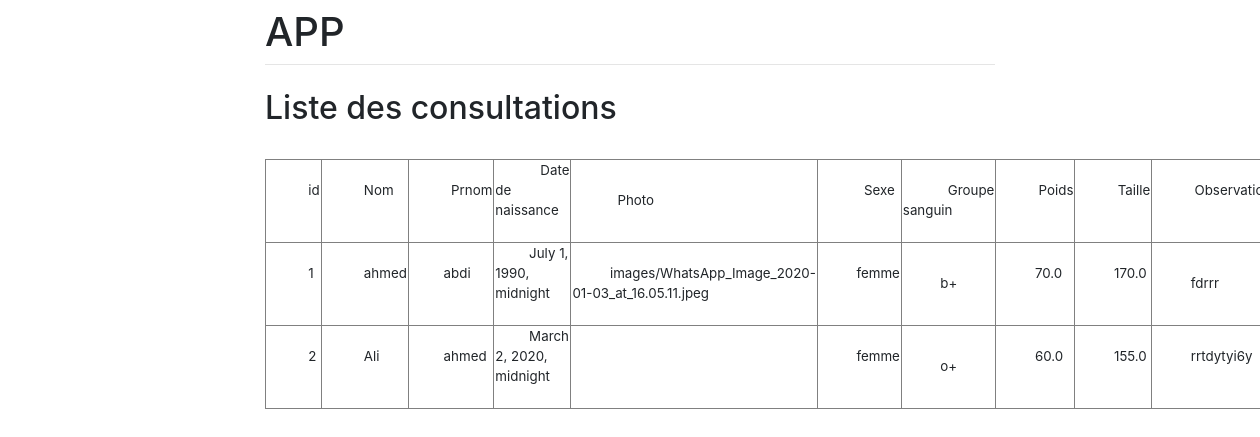
Before: /consultation/ with the older database file.
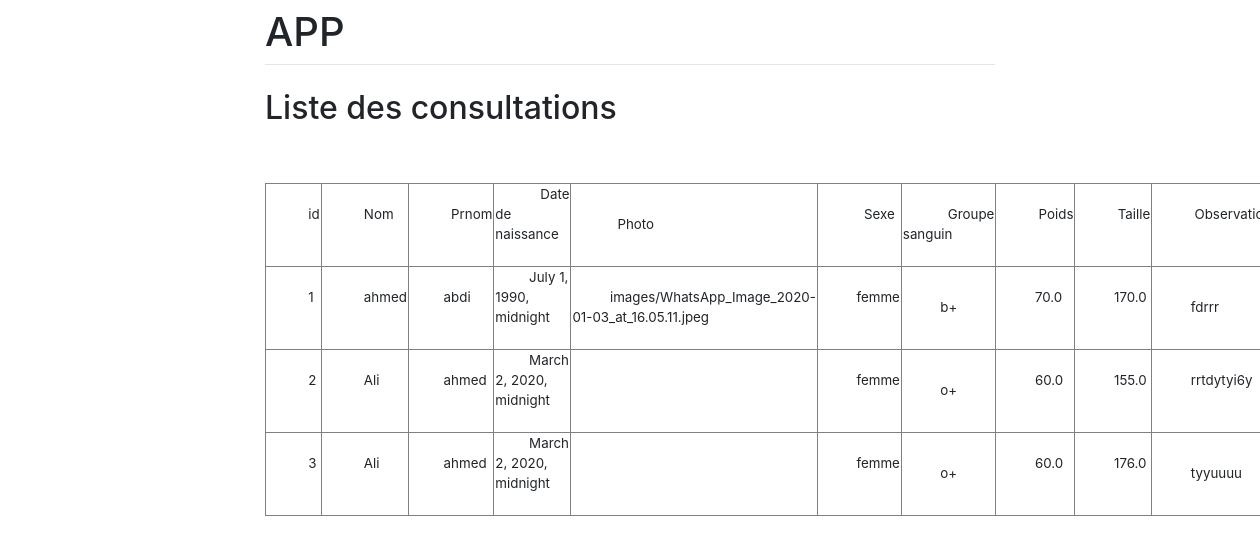
After: the same page with the newer database file.
### ConsultationApp/models.py (models this page shows, shortened)
class Consultation(models.Model):
	nom = models.CharField(max_length=200)
	prenom = models.CharField(max_length=200)
	date_naissance= models.DateTimeField()
	photo = models.ImageField(upload_to='images/', blank=True)
	s_choice = (
		('femme', 'Femme'),
		('homme', 'Homme'),
		)
	g_choice = (
		('o-', 'O-'),
		('o+', 'O+'),
		('b+', 'B+'),
		('b-', 'B-'),
		('a-', 'A-'),
		('a+', 'A+'),
		('ab-', 'AB-'),
		('ab+','AB+'),
		)
	sexe = models.CharField(max_length=200, choices=s_choice)
	groupe_sanguin=models.CharField(max_length=200, choices=g_choice)
	poids = models.FloatField(default=0.0)
	taille = models.FloatField(default=0.0)
	observations = models.CharField(max_length=2000)

### ConsultationApp/views.py (the view)
# urls.py: url(r'^consultation/$',Consultation,name='consultation'),
def Consultation(request):
	consultations=models.Consultation.objects.all()
	context={
	'consultations':consultations
	}
	return render(request,'consultations.html',context)

### ConsultationApp/templates/consultations.html
{% extends 'base.html' %}
{% block content %}
<h2>Liste des consultations</h2>
<table border="1" style="font-size : 10pt">
    <tr>
        <td>
           id
        </td>
        <td>
           Nom
        </td>
         <td>
           Prnom
        </td>
         <td>
            Date de naissance
        </td>
        <td>
            Photo
        </td>
         <td>
            Sexe
        </td>
         <td>
            Groupe sanguin
        </td>
         <td>
           Poids
        </td>
         <td>
           Taille
        </td>
        <td>
           Observations
        </td>
    </tr>
{% for consultation in consultations %}
  <tr>
        <td>
           {{consultation.id}}
        </td>
         <td>
           {{consultation.nom}}
        </td>
         <td>
         {{consultation.prenom}}
        </td>
         <td>
         {{consultation.date_naissance}}
        </td>
        <td>
          {{consultation.photo}}
        </td>
         <td>
          {{consultation.sexe}}
        </td>
         <td>
          {{consultation.groupe_sanguin}}
        </td>
         <td>
          {{consultation.poids}}
        </td>
         <td>
          {{consultation.taille}}
        </td>
         <td>
          {{consultation.observations}}
        </td>
    </tr>
{%endfor%}
</table>
{% endblock %}

Changed rows visible on the page:
added Consultation: id "3", nom "Ali", prenom "ahmed", date_naissance "March 2, 2020, midnight", sexe "femme", groupe_sanguin "o+", poids "60.0", taille "176.0", observations "tyyuuuu…"
